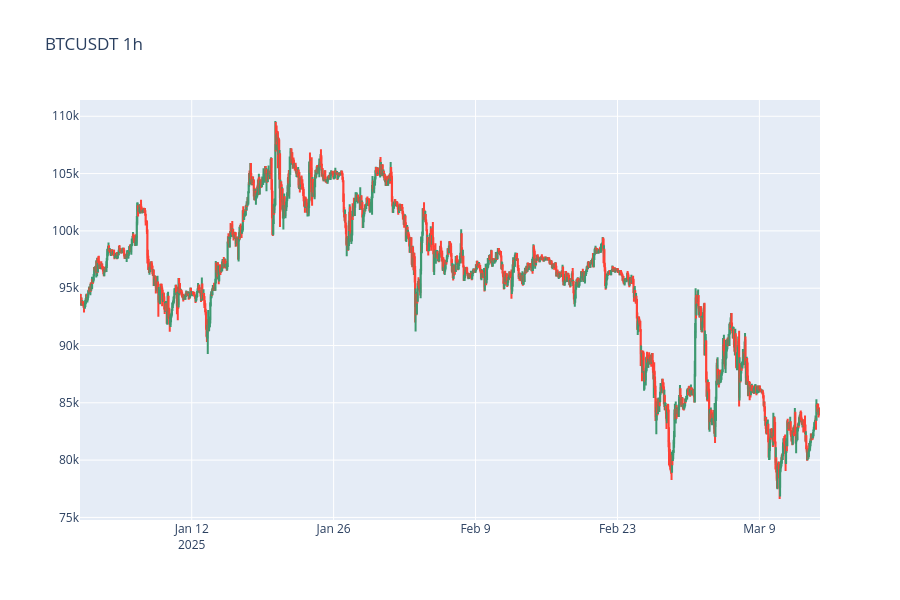

Notebook source saved alongside this figure:
### Code cell
import pandas as pd
import plotly.graph_objects as go

df = pd.read_parquet("velas_df.parquet")
sub = df[(df["fecha"] >= "2025-01-01") & (df["fecha"] < "2025-03-15")]  # un tramo para que se lea

fig = go.Figure(go.Candlestick(
    x=sub["fecha"],
    open=sub["open"], high=sub["high"], low=sub["low"], close=sub["close"],
    name="BTCUSDT 1h",
))
fig.update_layout(title="BTCUSDT 1h", xaxis_rangeslider_visible=False, height=600)
fig.show()

### Figure 1 — Plotly figure (JSON) as saved in the notebook; plotly's stock layout.template omitted (floating-point values rounded to 4 significant figures; data arrays with more than 128 entries replaced by an {"elided": "..."} marker saying what was removed)
{"data": [{"close": {"elided": "1752 float values"}, "high": {"elided": "1752 float values"}, "low": {"elided": "1752 float values"}, "name": "BTCUSDT 1h", "open": {"elided": "1752 float values"}, "type": "candlestick", "x": {"elided": "1752 str values"}}], "layout": {"height": 600, "title": {"text": "BTCUSDT 1h"}, "xaxis": {"rangeslider": {"visible": false}}}}
